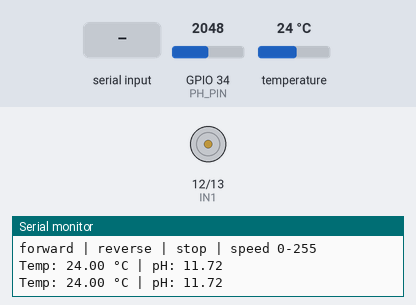
This sketch was run on a simulated ESP32. On the bench: motor-driver pin pairs drawn as motors (green arrow = first pin HIGH = forward, orange = second pin HIGH = backward, longer = more drive, scaled by the enable pin), the last lines printed to the serial monitor. The inputs (shaded band) are chosen by the test bench; at power-on: GPIO 34 (PH_PIN) = 2048, temperature 24 °C.

Above: at 4.3 s.
4.4 s: "forward\n" received over Serial
8.0 s: "reverse\n" received over Serial
11.6 s: "speed,45\n" received over Serial
At 15.0 s:
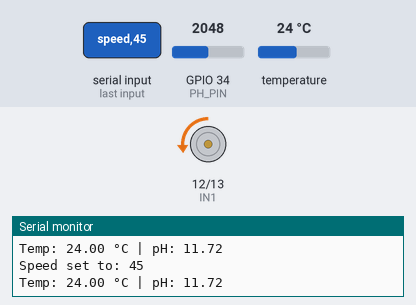
15.3 s: "stop\n" received over Serial
At 17.0 s:
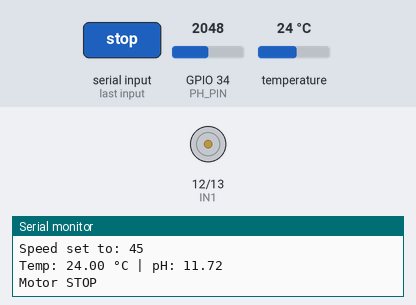
18.9 s: "forward\n" received over Serial
At 20.2 s:
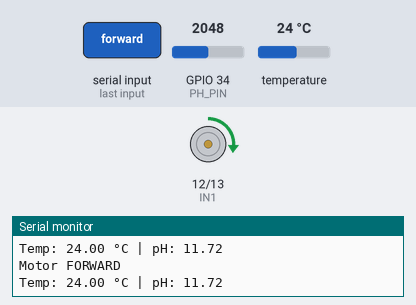
Timing chart, 0 to 21.9 s (numbered marks = the images above; inputs shaded):
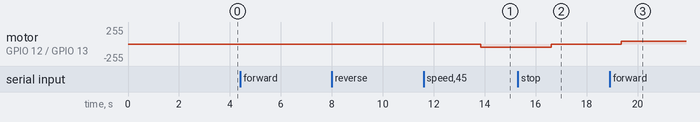

Measured:
- after the input at 11.6 s, motor on GPIO 12 (IN1) / GPIO 13 (IN2): stopped → backward 45/255 after 2.2 s
- after the input at 15.3 s, motor on GPIO 12 (IN1) / GPIO 13 (IN2): backward 45/255 → stopped after 1.3 s
- after the input at 18.9 s, motor on GPIO 12 (IN1) / GPIO 13 (IN2): stopped → forward 45/255 after 0.47 s

The sketch:

esp_cam_code.ino
```cpp
#include <Arduino.h>
#include <OneWire.h>
#include <DallasTemperature.h>

// -------- MOTOR PINS --------
#define IN1 12
#define IN2 13
#define ENA 15

// -------- SENSOR PINS --------
#define PH_PIN 34
#define ONE_WIRE_BUS 2

OneWire oneWire(ONE_WIRE_BUS);
DallasTemperature sensors(&oneWire);

// -------- PWM SETUP --------
const int pwmChannel = 0;
const int pwmFreq = 5000;
const int pwmResolution = 8;

int speedValue = 0;
String command = "";

void setup() {
  Serial.begin(115200);

  pinMode(IN1, OUTPUT);
  pinMode(IN2, OUTPUT);

  // ESP32 PWM (fixed for your error)
  ledcSetup(pwmChannel, pwmFreq, pwmResolution);
  ledcAttachPin(ENA, pwmChannel);

  sensors.begin();

  Serial.println("READY");
  Serial.println("Commands:");
  Serial.println("forward | reverse | stop | speed 0-255");
}

void loop() {

  // -------- SERIAL CONTROL --------
  if (Serial.available()) {
    command = Serial.readStringUntil('\n');
    command.trim();

    // Direction
    if (command == "forward") {
      digitalWrite(IN1, HIGH);
      digitalWrite(IN2, LOW);
      Serial.println("Motor FORWARD");
    }

    else if (command == "reverse") {
      digitalWrite(IN1, LOW);
      digitalWrite(IN2, HIGH);
      Serial.println("Motor REVERSE");
    }

    else if (command == "stop") {
      digitalWrite(IN1, LOW);
      digitalWrite(IN2, LOW);
      Serial.println("Motor STOP");
    }

    // Speed control
    else if (command.startsWith("speed")) {
      int val = command.substring(6).toInt();

      if (val >= 0 && val <= 255) {
        speedValue = val;
        ledcWrite(pwmChannel, speedValue);

        Serial.print("Speed set to: ");
        Serial.println(speedValue);
      } else {
        Serial.println("Invalid speed (0-255)");
      }
    }
  }

  // -------- TEMPERATURE --------
  sensors.requestTemperatures();
  float temp = sensors.getTempCByIndex(0);

  // -------- PH SENSOR --------
  int phRaw = analogRead(PH_PIN);
  float voltage = phRaw * (3.3 / 4095.0);
  float pH = 7 + ((2.5 - voltage) / 0.18);

  // -------- PRINT DATA --------
  Serial.print("Temp: ");
  Serial.print(temp);
  Serial.print(" °C | pH: ");
  Serial.println(pH);

  delay(2000);
}
```
